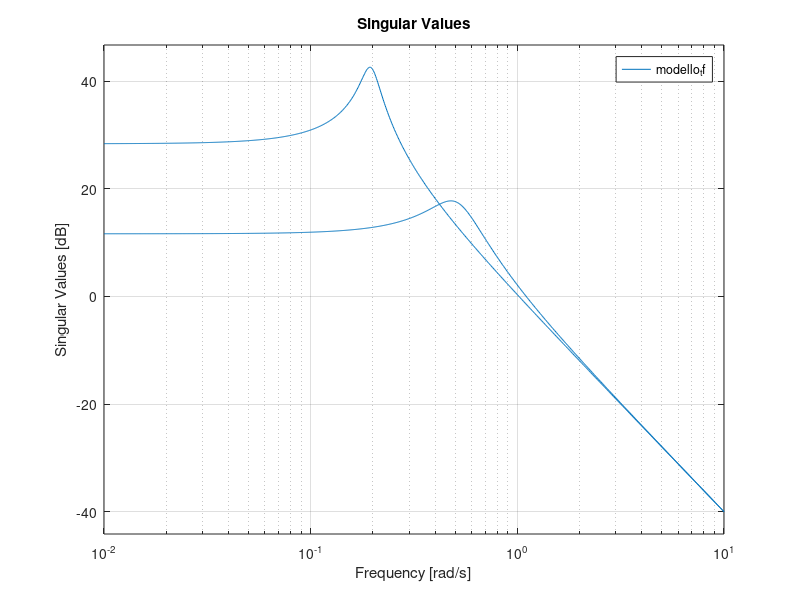

Write MATLAB code to recreate this figure. (Note: this script raises an error after producing the figure.)
%% Esempio di progetto LQR per garantire robustezza per perturbazioni
%%moltiplicative sull'in con bound l_m crescente

clear all;
clc;
close all;

%Carica il modello di due massa-molla-smorzatore connessi in serie
%e il modello delle incerteze sull'attuatore
%Modello di due massa-molla-smorzatore connessi in serie
%

m1=1;       %Massa
m2=1;
k1=0.1;       %Costante elastica
k2=0.1;
b1=.1;       %Attrito viscoso
b2=.1;
a1=1;       %Guadagno statico dell'attuatore
a2=1;

A=[zeros(2,2) eye(2); -(k1+k2)/m1 k2/m1 -(b1+b2)/m1 b2/m1; k2/m2 -k2/m2 b1/m2 -b2/m2];
B=[zeros(2,2); a1/m1 0;0 a2/m2];
C=[eye(2) zeros(2,2)];
D=zeros(2,2);
n=length(A);
q=size(C,1);
p=size(B,2);

modello_ss=ss(A,B,C,D)

disp('Eigenvalues of the matrix A')
disp(eig(A))

disp('Transfer matrix of the model')
modello_tf=tf(modello_ss)


% Verifica di rilevabilita' e stabilizzabilita'
disp('Reachability and Observability')
ctrb(A,B)
rank(ctrb(A,B))
ctrb(A',C')
rank(ctrb(A',C'))

figure
sigma(modello_tf)
grid on

% verifica minimum phase
disp('Transmission zeros')
tzero(modello_ss)


%%

close all;
disp('Design a LQR controller')

rho = .10;
Q = C'*C;
R = rho*eye(2);
Kopt = lqr(A,B,Q,R);
H = ss(A,B,Kopt,zeros(2,2));
CL = feedback(H,eye(2));
step(CL);

%%
close all;
disp('Derive lm bounds for the designed LQR controller')
omega = logspace(-2,3); 
pp = sigma(CL,omega); %compute sing values at each freq
sysg = pp(1,:);   %pick the max sing value at each freq

% % Verifica che sysg è il max valor singolare
% sigma(CL,omega);
% hold on;
% semilogx(omega,20*log10(sysg),'r');
pre_lm = frd(sysg.^-1,omega);

% fit razionale e min phase per ricavare il bound
ord = 1; %Ordine della funzione di fitting 
lm1 = fitmagfrd(pre_lm,ord,[],[],-1); 
lmg1 = frd(lm1,omega); 

ord = 2; %Ordine della funzione di fitting 
lm2 = fitmagfrd(pre_lm,ord,[],[],-1); 
lmg2 = frd(lm2,omega); 

bodemag(pre_lm,'r',lmg1,'k:',lmg2,'b--');
legend('\sigma(U_0)^{-1}','lmtilde, order 1','lmtilde, order 2','Location','NorthWest');

%ridimensiono scritte linee etc
h = findobj(gcf,'type','line');
set(h,'linewidth',2);
uuu = gca;
set(uuu,'FontSize',20)

%%
close all;
disp('confronto fra anello chiuso e aperto, e vari bound')
figure
sigma(H,'k',lm2,'r--',lm1,'g--',CL,'b-o',1/lm2,'r',1/lm1,'g',omega);
grid on
legend('Anello aperto','Bound lm_2','Bound lm_1','U0','1/lm_2','1/lm_1','Location','SouthWest');
lm_til = lm2;

%ridimensiono scritte linee etc
h = findobj(gcf,'type','line');
set(h,'linewidth',2);
uuu = gca;
set(uuu,'FontSize',20)

%%
close all;
disp('LTR recovery')

%Funzione d'anello originale
sigma(H,'ko-',omega);
grid on;
hold on;
%ridimensiono scritte linee etc
h = findobj(gcf,'type','line');
set(h,'linewidth',2);
uuu = gca;
set(uuu,'FontSize',20)

%Inizio il recovery
Xi = eye(n);
Th = eye(q);
rho = [0 1000 1000000]; % LTR recovery gains
[Kltr,SVL,W1] = ltrsyn(modello_ss,Kopt,Xi,Th,rho,omega);

%%
close all;
disp('Confronto con LQG standard');

Klqg = lqg(modello_ss,blkdiag(Q,R),blkdiag(Xi,Th));

CL_LQG = feedback(series(Klqg,modello_ss),eye(q),+1);
CL_LTR = feedback(series(Kltr,modello_ss),eye(q),+1);
CL_LQR = CL;

figure
sigma(lm_til,'r--',1/lm_til,'r',CL_LQG,'b:',CL_LTR,'g:',CL_LQR,'k:',omega);
grid on
legend('Bound lm','1/lm','U0 LQG','U0 LTR','U0 LQR','Location','SouthWest');

%ridimensiono scritte linee etc
h = findobj(gcf,'type','line');
set(h,'linewidth',2);
uuu = gca;
set(uuu,'FontSize',20)

